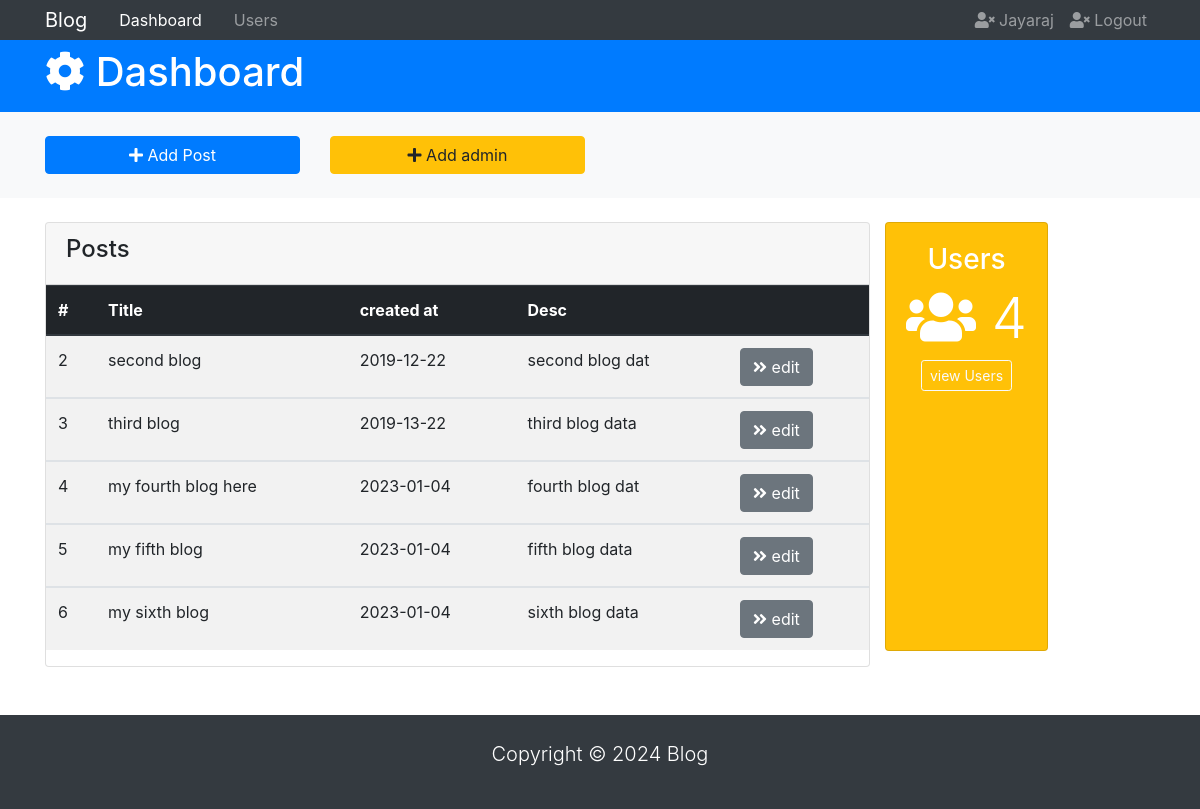
Page /dashboard (signed in) on the committed database.
### tables this page shows
CREATE TABLE users(
        email text PRIMARY KEY,
        password text NOT NULL CHECK(LENGTH(password)>8),
        name text not null
    );

CREATE TABLE "blogs" (
	"id"	INTEGER,
	"Author"	text NOT NULL,
	"publihed_at"	TIMESTAMP NOT NULL,
	"content"	TEXT NOT NULL CHECK(LENGTH("content") > 100),
	"image"	text,
	"is_pinned"	boolean DEFAULT false,
	"title"	text NOT NULL UNIQUE,
	PRIMARY KEY("id" AUTOINCREMENT)
);

### app.py (the view)
@app.route('/dashboard')
@login_required
def dashboard():
    msg=""
    error=""
    if request.args:
        msg=request.args.get['msg']
        error = request.args.get['error']
    conn = sqlite3.connect('mydatabase.db')
    c = conn.cursor()
    c.execute("SELECT * FROM blogs")
    blogs = c.fetchall()
    if current_user.is_authenticated:
        if error or msg:
            return render_template('admin-index.html', blogs=blogs, msg=msg, error=error)
        else:
            return render_template('admin-index.html', blogs=blogs)

### app.py (called while the page is built)
@login_manager.user_loader
def load_user(email):
    conn = sqlite3.connect('mydatabase.db')
    c = conn.cursor()
    c.execute("SELECT * FROM users WHERE email=?", (email,))
    user = c.fetchone()
    if user:
        return User(user[0], user[1], user[2])
    return None

### templates/admin-index.html (shortened to what this page needs)
<!DOCTYPE html>
<html lang="Eng-Eng">
<head>
  <link
    rel="stylesheet"
    href="https://use.fontawesome.com/releases/v5.0.13/css/all.css"
  />
  <link rel="stylesheet" href="https://maxcdn.bootstrapcdn.com/bootstrap/4.0.0/css/bootstrap.min.css">
</head>
<body>
  <nav class="navbar navbar-expand-sm navbar-dark bg-dark p-0">
    <div class="container">
      <a href="{{url_for('admin')}}" class="navbar-brand">Blog</a>
      <div id="navbarCollapse" class="collapse navbar-collapse">
        <ul class="navbar-nav">
          <li class="nav-item px-2">
            <a href="{{url_for('admin')}}" class="nav-link active">Dashboard</a>
          </li>
          <li class="nav-item px-2">
            <a href="users.html" class="nav-link">Users</a>
          </li>
        </ul>
        <ul class="navbar-nav ml-auto">
          <li class="nav-item">
            <a href="" class="nav-link">
              <i class="fas fa-user-times"></i> {{ current_user.author }}
            </a>
          </li>
          <li class="nav-item">
            <a href="{{ url_for('logout')}}" class="nav-link">
              <i class="fas fa-user-times"></i> Logout
            </a>
          </li>
        </ul>
      </div>
    </div>
  </nav>
  <header id="main-header" class="text-white bg-primary py-2">
    <div class="container">
      <div class="row">
        <div class="col-md-6">
          <h1><i class="fas fa-cog"></i> Dashboard</h1>
        </div>
      </div>
    </div>
  </header>
  <section id="actions" class="bg-light mb-4 py-4">
    <div class="container">
      <div class="row">
        <div class="col-md-3">
          <a
            href="#"
            class="btn btn-block btn-primary"
            data-toggle="modal"
            data-target="#addPostModal">
            <i class="fas fa-plus"></i> Add Post
          </a>
        </div>
        <div class="col-md-3">
          <a
            href="#"
            class="btn btn-block btn-warning"
            data-toggle="modal"
            data-target="#addUserModal">
            <i class="fas fa-plus"></i> Add admin
          </a>
        </div>
      </div>
    </div>
  </section>
  <main id="posts">
    <div class="container">
      <div class="row">
        <div class="col-md-9">
          <div class="card">
            <div class="card-header">
              <h4>Posts</h4>
            </div>
            <table class="table table-striped">
              <thead class="thead-dark">
                <tr>
                  <th>#</th>
                  <th>Title</th>
                  <th>created at</th>
                  <th>Desc</th>
                  <th></th>
                </tr>
              </thead>
              {%for blog in blogs%}
              <tbody>
                <tr>
                  <td>{{ blog[0] }}</td>
                  <td>{{ blog[6]}}</td>
                  <td>{{blog[2]}}</td>
                  <td>{{blog[3][0:15]}}</td>
                  <td>
                    <a href="{{url_for('edit', id= blog[0]) }}" class="btn btn-secondary">
                      <i class="fas fa-angle-double-right"></i> edit
                    </a>
                  </td>
                </tr>
              </tbody>
              {%endfor%}
            </table>
          </div>
        </div>
          <div class="card text-center text-white bg-warning mb-3">
            <div class="card-body">
              <h3>Users</h3>
              <h4 class="display-4">
                <i class="fas fa-users"></i> 4
              </h4>
              <a href="{{url_for('users')}}" class="btn btn-sm btn-outline-light">view Users</a>
            </div>
          </div>
        </div>
      </div>
  </main>
  <footer id="main-footer" class="text-white bg-dark mt-5 py-4">
    <div class="container">
      <div class="row">
        <div class="col">
          <p class="lead text-center">
            Copyright &copy; <span id="year"></span> Blog
          </p>
        </div>
      </div>
    </div>
  </footer>
</body>
</html>

### rows in the picture
users: author "Jayaraj"
blogs: id "2", title "second blog", publihed_at "2019-12-22", content "second blog dat"
blogs: id "3", title "third blog", publihed_at "2019-13-22", content "third blog data"
blogs: id "4", title "my fourth blog here", publihed_at "2023-01-04", content "fourth blog dat"
blogs: id "5", title "my fifth blog", publihed_at "2023-01-04", content "fifth blog data"
blogs: id "6", title "my sixth blog", publihed_at "2023-01-04", content "sixth blog data"
